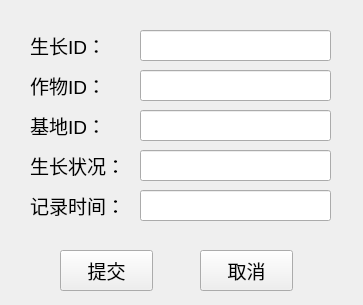
<?xml version="1.0" encoding="UTF-8"?>
<ui version="4.0">
 <class>GrowthRecordsinsert</class>
 <widget class="QWidget" name="GrowthRecordsinsert">
  <property name="geometry">
   <rect>
    <x>0</x>
    <y>0</y>
    <width>363</width>
    <height>305</height>
   </rect>
  </property>
  <property name="font">
   <font>
    <pointsize>14</pointsize>
   </font>
  </property>
  <property name="windowTitle">
   <string>Form</string>
  </property>
  <widget class="QLabel" name="label_4">
   <property name="geometry">
    <rect>
     <x>30</x>
     <y>150</y>
     <width>101</width>
     <height>31</height>
    </rect>
   </property>
   <property name="text">
    <string>生长状况：</string>
   </property>
  </widget>
  <widget class="QLineEdit" name="lineEdit_3">
   <property name="geometry">
    <rect>
     <x>140</x>
     <y>110</y>
     <width>191</width>
     <height>31</height>
    </rect>
   </property>
  </widget>
  <widget class="QLineEdit" name="lineEdit_4">
   <property name="geometry">
    <rect>
     <x>140</x>
     <y>150</y>
     <width>191</width>
     <height>31</height>
    </rect>
   </property>
  </widget>
  <widget class="QLineEdit" name="lineEdit_2">
   <property name="geometry">
    <rect>
     <x>140</x>
     <y>70</y>
     <width>191</width>
     <height>31</height>
    </rect>
   </property>
  </widget>
  <widget class="QLineEdit" name="lineEdit">
   <property name="geometry">
    <rect>
     <x>140</x>
     <y>30</y>
     <width>191</width>
     <height>31</height>
    </rect>
   </property>
  </widget>
  <widget class="QLabel" name="label_5">
   <property name="geometry">
    <rect>
     <x>30</x>
     <y>190</y>
     <width>101</width>
     <height>31</height>
    </rect>
   </property>
   <property name="text">
    <string>记录时间：</string>
   </property>
  </widget>
  <widget class="QLabel" name="label_3">
   <property name="geometry">
    <rect>
     <x>30</x>
     <y>110</y>
     <width>111</width>
     <height>31</height>
    </rect>
   </property>
   <property name="text">
    <string>基地ID：</string>
   </property>
  </widget>
  <widget class="QPushButton" name="pushButton_2">
   <property name="geometry">
    <rect>
     <x>200</x>
     <y>250</y>
     <width>93</width>
     <height>41</height>
    </rect>
   </property>
   <property name="text">
    <string>取消</string>
   </property>
  </widget>
  <widget class="QPushButton" name="pushButton">
   <property name="geometry">
    <rect>
     <x>60</x>
     <y>250</y>
     <width>93</width>
     <height>41</height>
    </rect>
   </property>
   <property name="text">
    <string>提交</string>
   </property>
  </widget>
  <widget class="QLabel" name="label">
   <property name="geometry">
    <rect>
     <x>30</x>
     <y>30</y>
     <width>91</width>
     <height>31</height>
    </rect>
   </property>
   <property name="text">
    <string>生长ID：</string>
   </property>
  </widget>
  <widget class="QLabel" name="label_2">
   <property name="geometry">
    <rect>
     <x>30</x>
     <y>70</y>
     <width>111</width>
     <height>31</height>
    </rect>
   </property>
   <property name="text">
    <string>作物ID：</string>
   </property>
  </widget>
  <widget class="QLineEdit" name="lineEdit_5">
   <property name="geometry">
    <rect>
     <x>140</x>
     <y>190</y>
     <width>191</width>
     <height>31</height>
    </rect>
   </property>
  </widget>
 </widget>
 <resources/>
 <connections/>
</ui>
